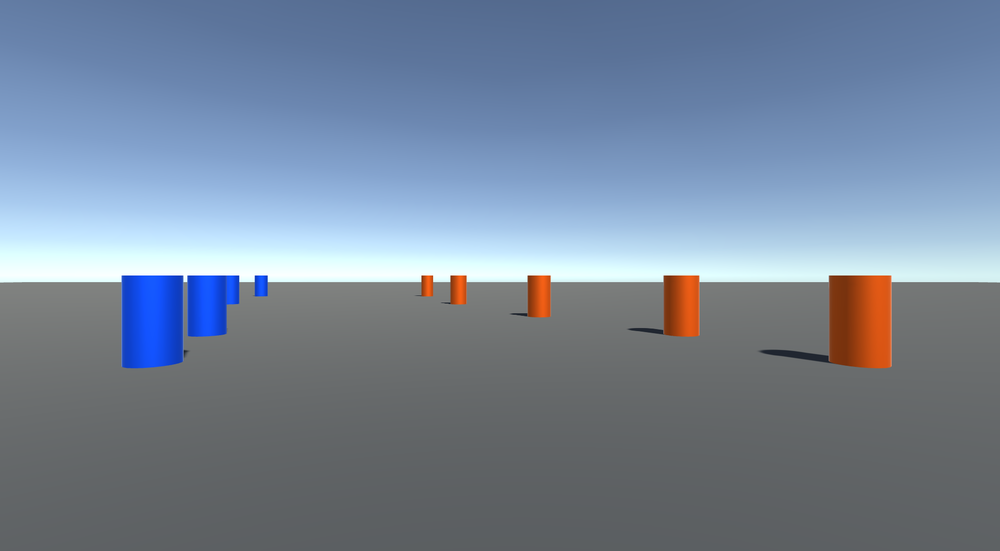
#> input picture cones/screen_1960x1080_2021-12-29_23-29-16.png, 1000 x 551 px, shrunk from 1960 x 1080 before the run, found by its file name
$ python imageTo3d.py
#> lines starting #> are read from the running program, lines starting #| are printed output that depends on the picture; after the words box and inside, x2 and y2 are one past the last pixel; in counts of white or black regions, pixels touching at a corner belong together
import numpy as np
import cv2 as cv
import glob
import matplotlib.pyplot as plt
import open3d
from datetime import datetime
img1 = cv.imread(r"C:\Main Folder\Unity\stereo\Assets\screenshots\screen_1960x1080_2021-12-29_23-29-16.png", cv.COLOR_RGB2GRAY)
#> img1 is the input picture: shape (551, 1000, 3); mean B, G, R 152.3, 132.8, 118
img2 = cv.imread(r"C:\Main Folder\Unity\stereo\Assets\screenshots\screen_1960x1080_2021-12-29_23-29-18.png",cv.COLOR_RGB2GRAY)
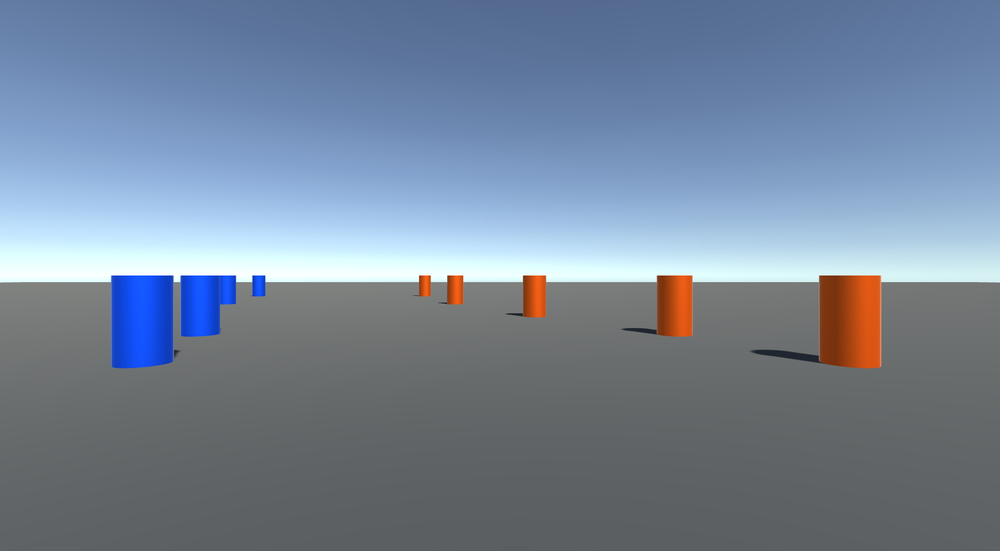
#> input picture cones/screen_1960x1080_2021-12-29_23-29-18.png, 1000 x 551 px, shrunk from 1960 x 1080 before the run, found by its file name
#> img2 is the input picture: shape (551, 1000, 3); mean B, G, R 152.3, 132.8, 118

mono_img = cv.imread(r"C:\Main Folder\Unity\stereo\Assets\screenshots\screen_1960x1080_2021-12-29_23-29-13.png", cv.COLOR_RGB2GRAY)
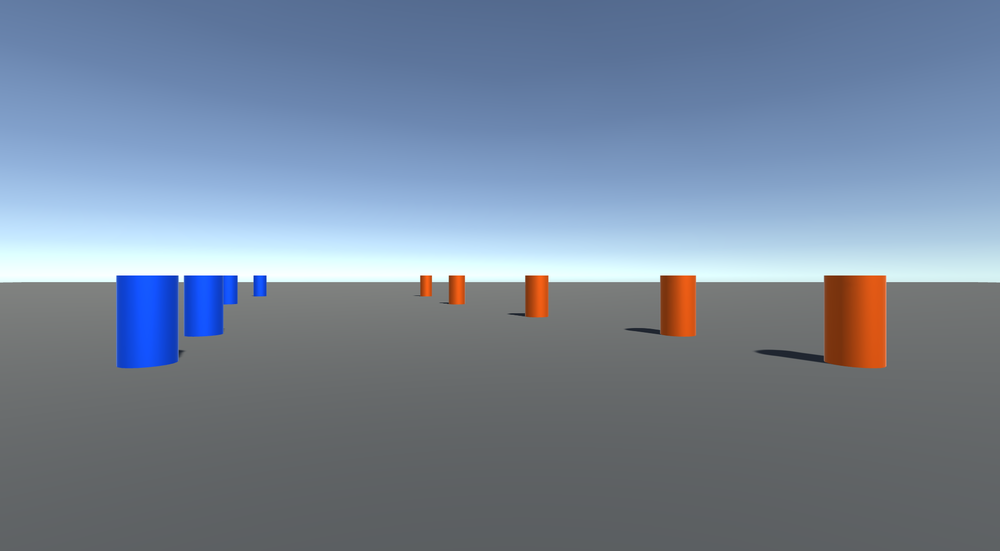
#> input picture cones/screen_1960x1080_2021-12-29_23-29-13.png, 1000 x 551 px, shrunk from 1960 x 1080 before the run, found by its file name
#> mono_img is the input picture: shape (551, 1000, 3); mean B, G, R 152.3, 132.8, 118


stereo = cv.StereoSGBM_create(numDisparities=40, blockSize=25)
disparity = stereo.compute(cv.cvtColor(img1, cv.COLOR_BGR2GRAY),
                               cv.cvtColor(img2, cv.COLOR_BGR2GRAY)).astype(np.float32) /16.0
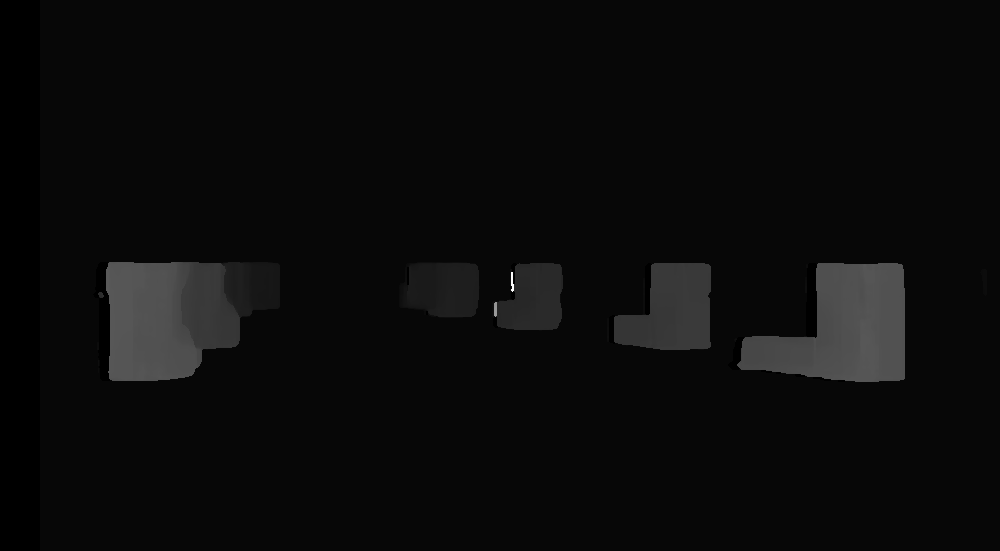
#> disparity: shape (551, 1000) float32; min -1, max 33.88, mean 0.6; drawn with min black and max white
#disparity = (disparity / 16.0 - minDisparity) / numDisparities

disparity_SGBM = cv.normalize(disparity, disparity, alpha=255,beta=0, norm_type=cv.NORM_MINMAX)
disparity_SGBM = np.uint8(disparity_SGBM)
disp = disparity_SGBM
plt.imshow(disparity_SGBM, cmap='plasma')
plt.show()

ply_header = '''ply
format ascii 1.0
element vertex %(vert_num)d
property float x
property float y
property float z
property uchar red
property uchar green
property uchar blue
end_header
'''
def write_ply(fn, verts, colors):
    verts = verts.reshape(-1, 3)
    colors = colors.reshape(-1, 3)
    verts = np.hstack([verts, colors])
    #verts = np.hstack([verts])
    with open(fn, 'wb') as f:
        f.write((ply_header % dict(vert_num=len(verts))).encode('utf-8'))
        np.savetxt(f, verts, fmt='%f %f %f %d %d %d ')

print('generating 3d point cloud...',)
h, w = mono_img.shape[:2]
#> h = 551; w = 1000
f = 0.8*w                          # guess for focal length
#> f = 800
Q = np.float32([[1, 0, 0, -0.5*w],
                    [0,-1, 0,  0.5*h], # turn points 180 deg around x-axis,
                    [0, 0, 0,     -f], # so that y-axis looks up
                    [0, 0, 1,      0]])
Q = np.float32([[1,0,0,0],
    [0,-1,0,0],
    [0,0,250*0.05,0],
    [0,0,0,1]])

points = cv.reprojectImageTo3D(disp, Q)
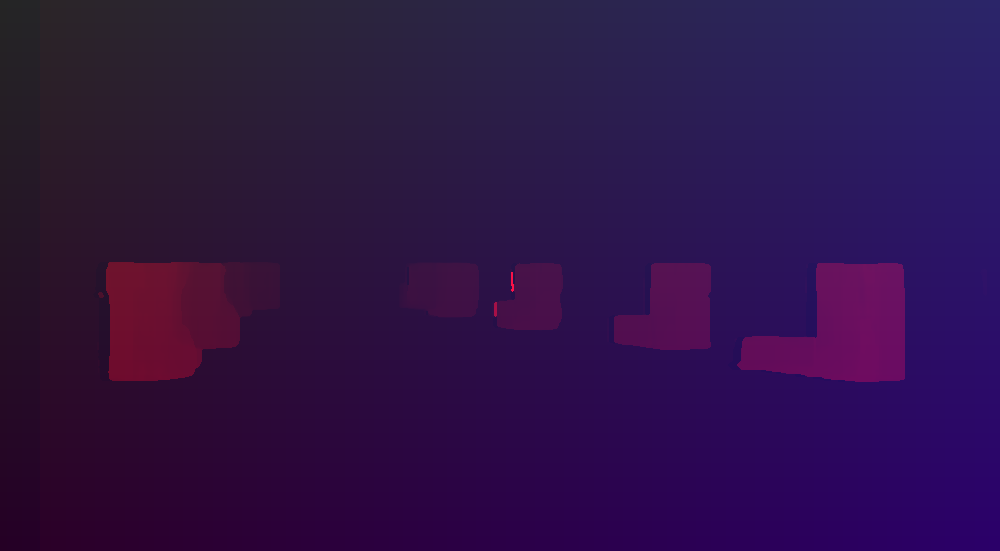
#> points: shape (551, 1000, 3) float32; mean of channels 0, 1, 2 499, -275, 138.8; drawn with min black and max white
colors = cv.cvtColor(mono_img, cv.COLOR_BGR2RGB)
#colors = img1_rectified
mask = disp > disp.min()
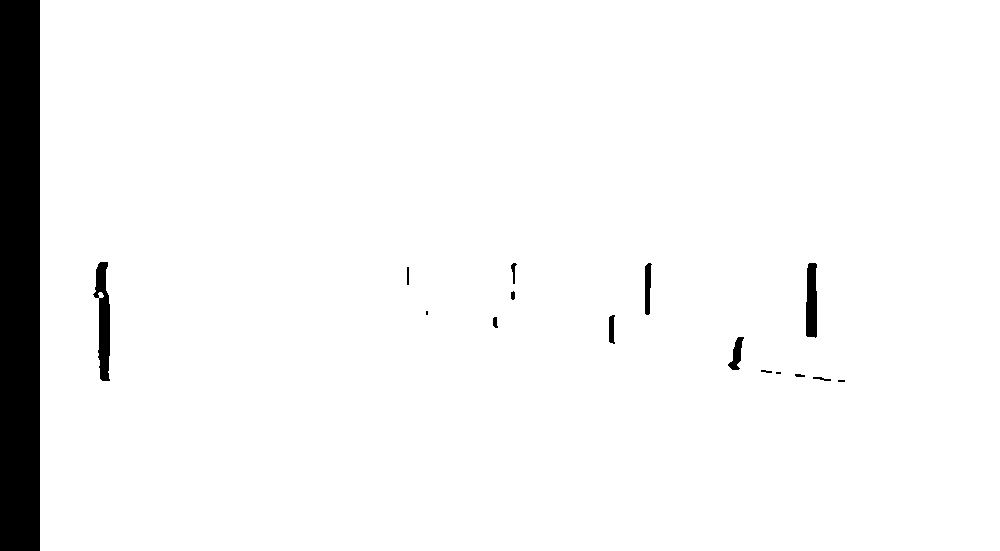
#> mask: shape (551, 1000) bool; 95.5% white; 16 black regions (3 under 20 px), largest, box (x1, y1, x2, y2) and area: (0, 0, 40, 551) 22040, (93, 262, 110, 381) 1224, (806, 263, 817, 338) 745
out_points = points[mask]
out_colors = colors[mask]

pc = open3d.PointCloud()
pc.points = open3d.Vector3dVector(out_points)
open3d.draw_geometries([pc])

"""
#out_fn = "pointCloud:" + str(datetime.now().time()) + ".ply"
out_fn = 'c.ply'
write_ply(out_fn, out_points, out_colors)
print('%s saved' % out_fn)
"""

print('Done')
